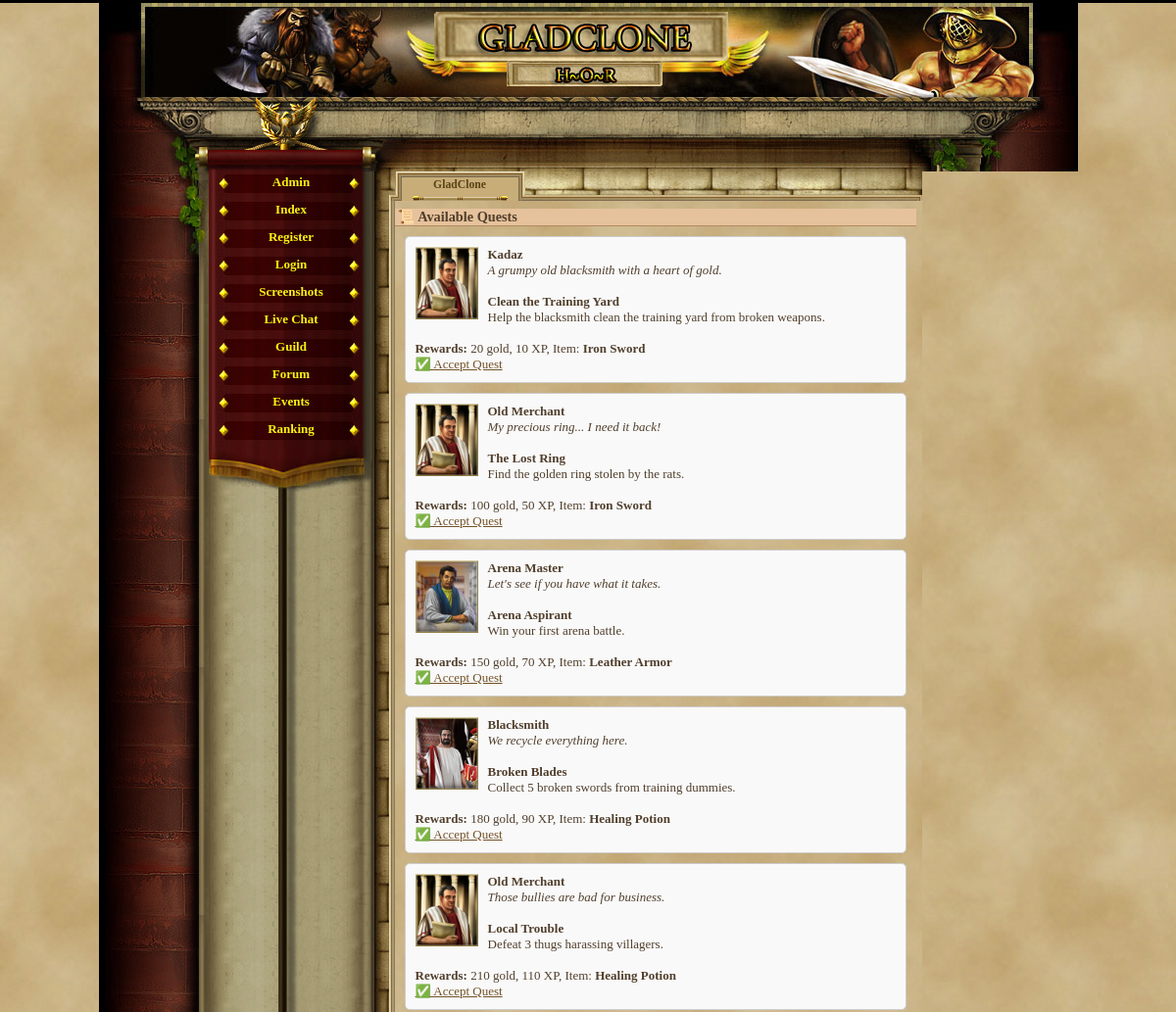
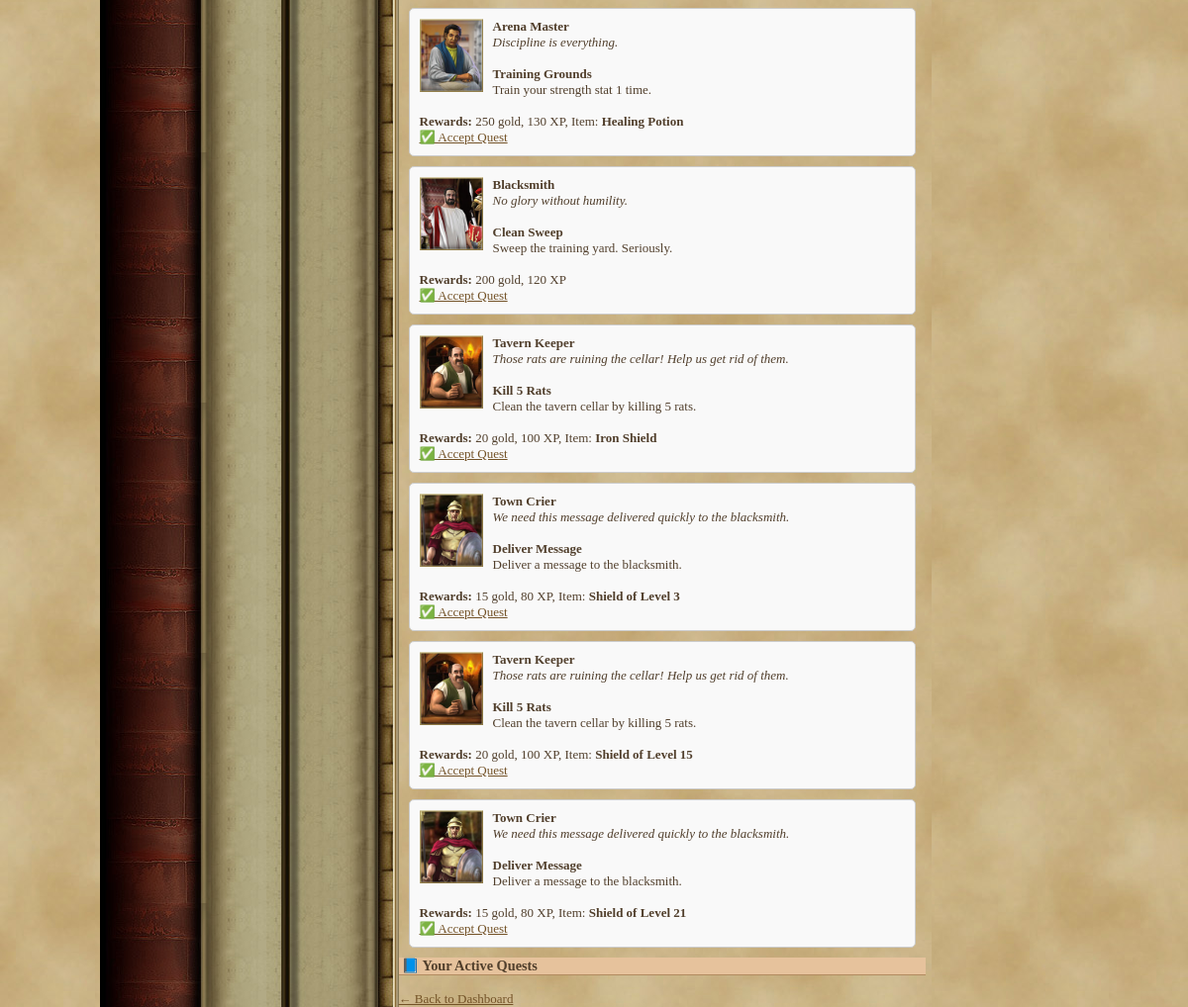
The page /quest.php (signed in) on the database its author committed (2 pictures, top to bottom).
### tables this page shows
CREATE TABLE `quests` (
  `id` int(11) NOT NULL AUTO_INCREMENT,
  `previous_quest_id` int(11) DEFAULT NULL,
  `title` varchar(255) NOT NULL,
  `description` text NOT NULL,
  `npc_image` varchar(255) NOT NULL,
  `npc_description` text NOT NULL,
  `required_level` int(11) NOT NULL,
  `gold_reward` int(11) NOT NULL,
  `exp_reward` int(11) NOT NULL,
  `reward_item_id` int(11) DEFAULT NULL,
  `is_repeatable` tinyint(1) NOT NULL DEFAULT '0',
  `npc_name` varchar(255) NOT NULL DEFAULT 'Unknown NPC',
  PRIMARY KEY (`id`)
);

CREATE TABLE `items` (
  `id` int(11) NOT NULL AUTO_INCREMENT,
  `name` varchar(50) NOT NULL,
  `description` text,
  `type` varchar(20) NOT NULL,
  `attack_bonus` int(11) DEFAULT '0',
  `defense_bonus` int(11) DEFAULT '0',
  `sell_value` int(11) NOT NULL DEFAULT '10',
  `value` int(11) NOT NULL DEFAULT '0',
  `price` int(11) NOT NULL DEFAULT '0',
  `image` varchar(255) DEFAULT 'default.png',
  `slot` varchar(20) NOT NULL DEFAULT 'misc',
  `dex_bonus` int(11) DEFAULT '0',
  `level_required` int(11) DEFAULT '1',
  `effect_type` varchar(10) DEFAULT 'NULL',
  `target_attr` varchar(20) DEFAULT NULL,
  `effect_value` int(11) DEFAULT '0',
  `duration` int(11) DEFAULT '0',
  PRIMARY KEY (`id`)
);

### quest.php (the view, shortened to what this page needs)
<?php
require_once('var/ustawienia.php');
require_once('gora_strony.php');
require_once('menu_l.php');
$player_id = $_SESSION['id'];
echo "<h2>📜 Available Quests</h2>";
$player_stmt = $conn->prepare("SELECT nivel FROM gracze WHERE id = ?");
$player_stmt->bind_param("i", $player_id);
$player_stmt->execute();
$player_result = $player_stmt->get_result();
$player_data = $player_result->fetch_assoc();
$level = $player_data['nivel'];
$result = $conn->query("SELECT * FROM quests WHERE required_level <= $level");
while ($row = $result->fetch_assoc()) {
    echo "<div style='border:1px solid #ccc;padding:10px;margin:10px;border-radius:5px;background:#f9f9f9'>";
    echo "<img src='images/npc/{$row['npc_image']}' width='64' style='float:left;margin-right:10px'>";
    echo "<strong>{$row['npc_name']}</strong><br>";
    echo "<em>{$row['npc_description']}</em><br><br>";
    echo "<strong>{$row['title']}</strong><br>";
    echo "{$row['description']}<br><br>";
    echo "<strong>Rewards:</strong> {$row['gold_reward']} gold, {$row['exp_reward']} XP";
    if ($row['reward_item_id']) {
        $item_id = $row['reward_item_id'];
        $item_query = $conn->prepare("SELECT name FROM items WHERE id = ?");
        $item_query->bind_param("i", $item_id);
        $item_query->execute();
        $item_result = $item_query->get_result();
        $item_data = $item_result->fetch_assoc();
        $item_name = $item_data ? $item_data['name'] : "Unknown Item";
        echo ", Item: <strong>{$item_name}</strong>";
    }
    echo "<br><a href='quest.php?accept={$row['id']}'>✅ Accept Quest</a>";
    echo "<div style='clear:both'></div></div>";
}
echo "<h2>📘 Your Active Quests</h2>";
?>
<br><a href="index.php">← Back to Dashboard</a>

### game_05.css (style rules this page uses)
body, html { margin: 0; padding: 0; font-family:"Palatino Linotype", "Times New Roman", Times, serif; text-align: center; color: #513F2C; background-color: #000; font-size:16px; }
h2 { text-align:left; border-bottom:1px solid #b28b60; color:#513F2C; background-color:#e6c29c; margin:8px 0px 0px 0px; padding-left:3px; font-size:1.1em; }
a { -moz-user-focus: none; -moz-outline: none; outline: none; }
#content a { color:#735227; }

### quest.php (style rules this page uses)
body { background-image: url('images/papierus.jpg'); }

### rows shown on the page
quests: npc_image (picture), npc_name "Kadaz", npc_description "A grumpy old blacksmith with a heart of gold.", title "Clean the Training Yard", description "Help the blacksmith clean the training yard from broken weapons.", gold_reward "20", exp_reward "10", items.name "Iron Sword"
quests: npc_image (picture), npc_name "Old Merchant", npc_description "My precious ring... I need it back!", title "The Lost Ring", description "Find the golden ring stolen by the rats.", gold_reward "100", exp_reward "50", items.name "Iron Sword"
quests: npc_image (picture), npc_name "Arena Master", npc_description "Let's see if you have what it takes.", title "Arena Aspirant", description "Win your first arena battle.", gold_reward "150", exp_reward "70", items.name "Leather Armor"
quests: npc_image (picture), npc_name "Blacksmith", npc_description "We recycle everything here.", title "Broken Blades", description "Collect 5 broken swords from training dummies.", gold_reward "180", exp_reward "90", items.name "Healing Potion"
quests: npc_image (picture), npc_name "Old Merchant", npc_description "Those bullies are bad for business.", title "Local Trouble", description "Defeat 3 thugs harassing villagers.", gold_reward "210", exp_reward "110", items.name "Healing Potion"
quests: npc_image (picture), npc_name "Arena Master", npc_description "Discipline is everything.", title "Training Grounds", description "Train your strength stat 1 time.", gold_reward "250", exp_reward "130", items.name "Healing Potion"
quests: npc_image (picture), npc_name "Blacksmith", npc_description "No glory without humility.", title "Clean Sweep", description "Sweep the training yard. Seriously.", gold_reward "200", exp_reward "120"
quests: npc_image (picture), npc_name "Tavern Keeper", npc_description "Those rats are ruining the cellar! Help us get rid of them.", title "Kill 5 Rats", description "Clean the tavern cellar by killing 5 rats.", gold_reward "20", exp_reward "100", items.name "Iron Shield"
quests: npc_image (picture), npc_name "Town Crier", npc_description "We need this message delivered quickly to the blacksmith.", title "Deliver Message", description "Deliver a message to the blacksmith.", gold_reward "15", exp_reward "80", items.name "Shield of Level 3"
quests: npc_image (picture), npc_name "Tavern Keeper", npc_description "Those rats are ruining the cellar! Help us get rid of them.", title "Kill 5 Rats", description "Clean the tavern cellar by killing 5 rats.", gold_reward "20", exp_reward "100", items.name "Shield of Level 15"
quests: npc_image (picture), npc_name "Town Crier", npc_description "We need this message delivered quickly to the blacksmith.", title "Deliver Message", description "Deliver a message to the blacksmith.", gold_reward "15", exp_reward "80", items.name "Shield of Level 21"
